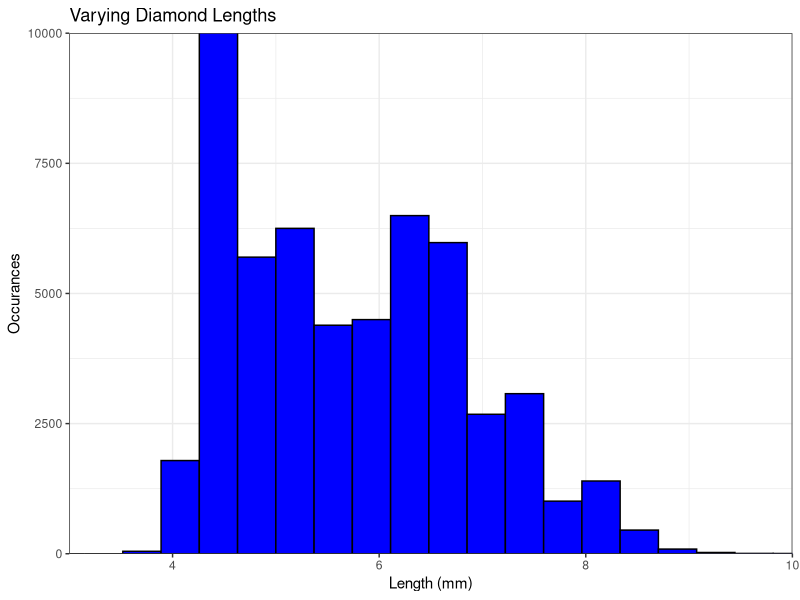
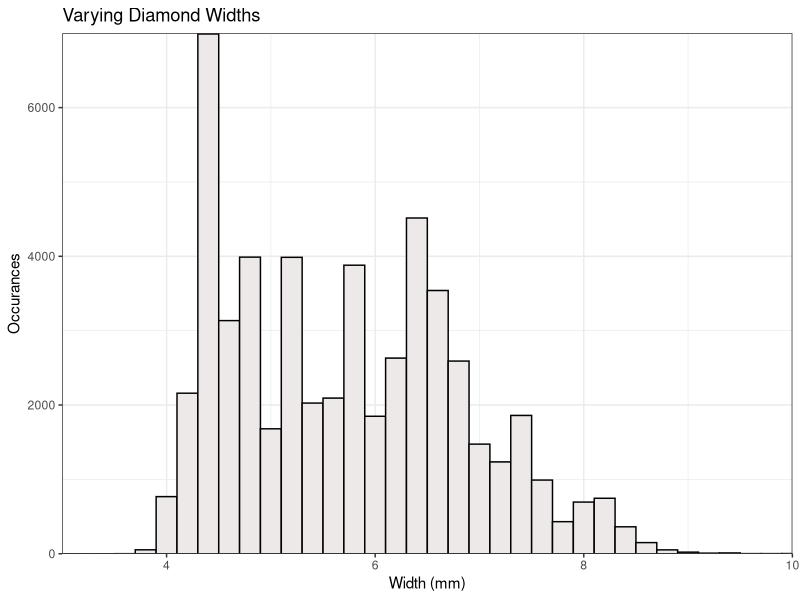
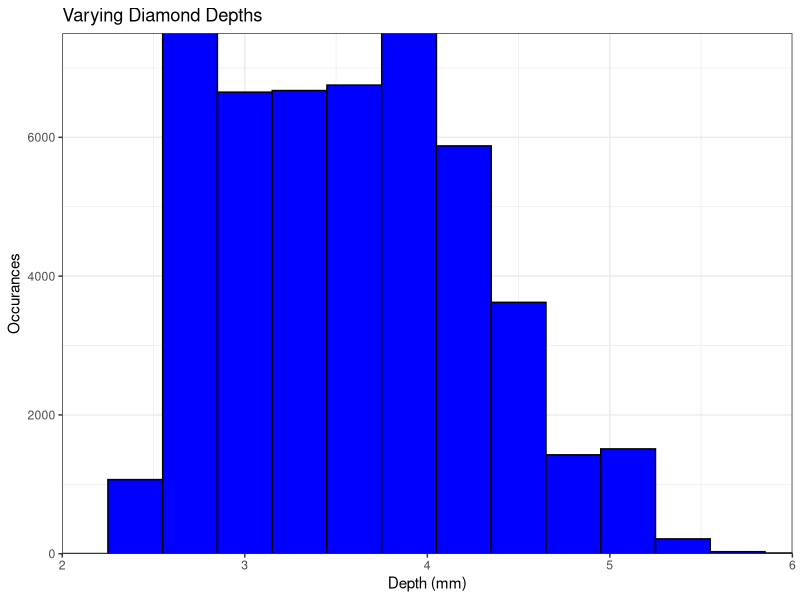
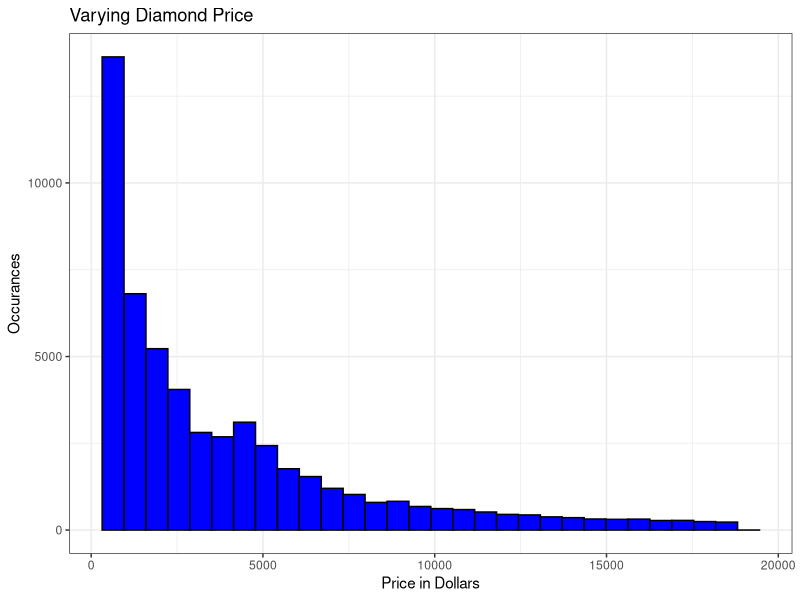
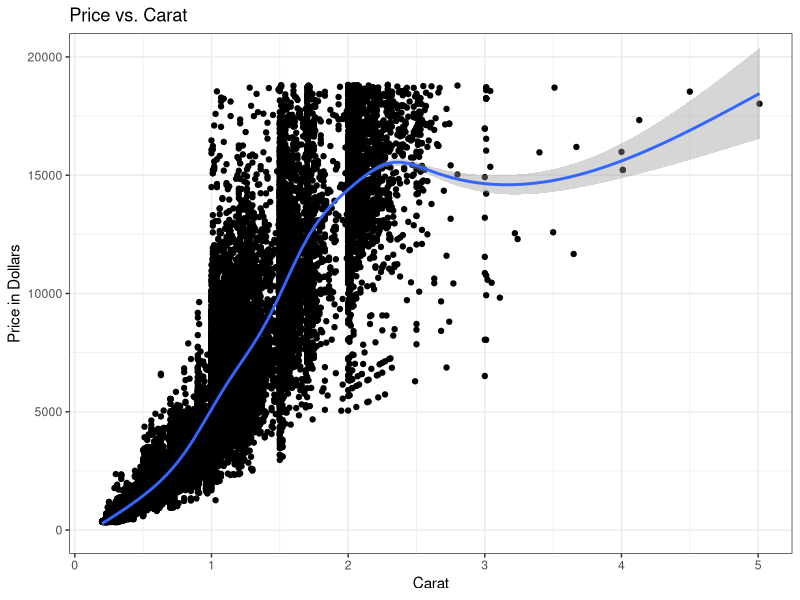
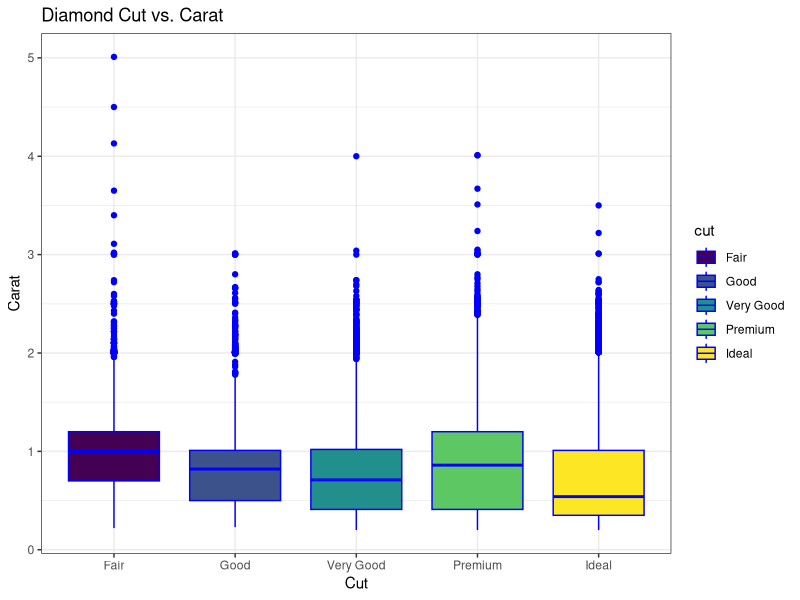
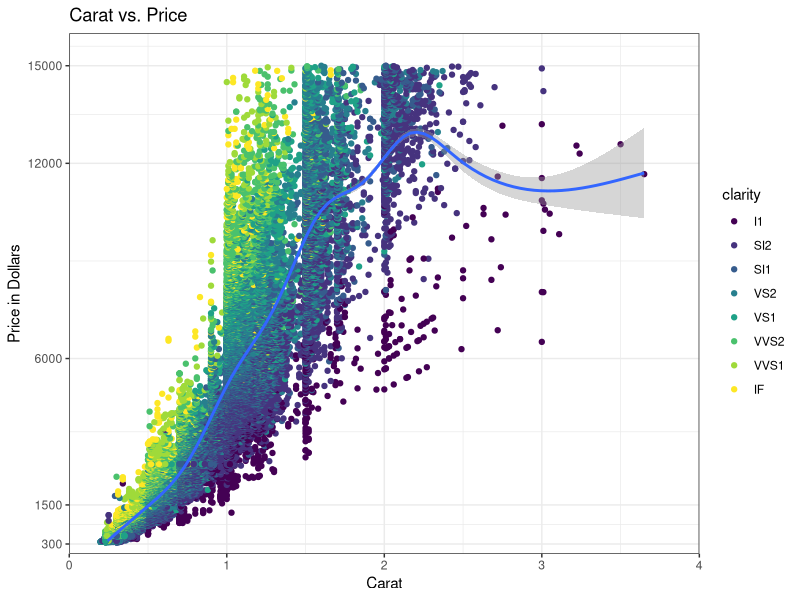
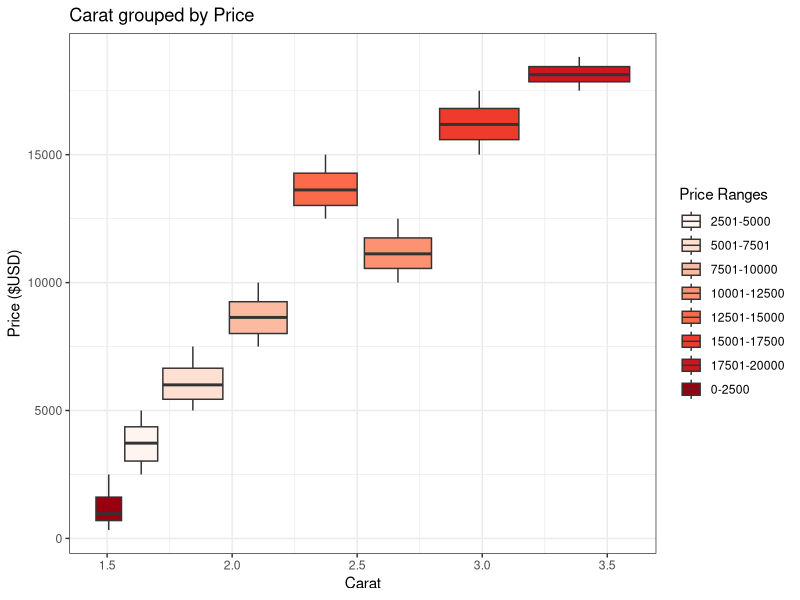

These figures' R source, in order:
## ---- chunk 1
library(tidyverse)
library(gridExtra)
## ---- chunk 2
?diamonds
head(diamonds)
str(diamonds)
## ---- chunk 3
ggplot(diamonds, aes(x)) +
  geom_histogram(color = 'black', fill = 'blue') +
  labs(x = 'Length (mm)', y = 'Occurances', title = 'Varying Diamond Lengths') +
  coord_cartesian(xlim = c(3,10),ylim = c(0, 10000), expand = FALSE) +
  theme_bw()
## ---- chunk 4
ggplot(diamonds, aes(y)) +
  geom_histogram(color = 'black', fill = 'snow2', binwidth = .20) +
  labs(x = 'Width (mm)', y = 'Occurances', title = 'Varying Diamond Widths') +
  coord_cartesian(xlim = c(3,10), ylim = c(0, 7000), expand = FALSE) +
  theme_bw()
## ---- chunk 5
ggplot(diamonds, aes(z)) +
  geom_histogram(color = 'black', fill = 'blue', binwidth = .3) +
  labs(x = 'Depth (mm)', y = 'Occurances', title = 'Varying Diamond Depths') +
  coord_cartesian(xlim = c(2,6), ylim = c(0, 7500), expand = FALSE) +
  theme_bw()
## ---- chunk 6
ggplot(diamonds, aes(price)) +
  geom_histogram(color = 'black', fill = 'blue') +
  labs(x = 'Price in Dollars', y = 'Occurances', title = 'Varying Diamond Price') +
  theme_bw()
## ---- chunk 7
ggplot(diamonds, aes(carat, price)) +
  geom_point() +
  geom_smooth() +
  labs(x = 'Carat', y = 'Price in Dollars', title = 'Price vs. Carat') +
  coord_cartesian(ylim = c(0, 20000), expand = TRUE) +
  theme_bw()
## ---- chunk 8
ggplot(diamonds, aes(cut, carat)) +
  geom_boxplot(aes(fill = cut), color = 'blue') +
  labs(x = 'Cut', y = 'Carat', title = 'Diamond Cut vs. Carat') +
  theme_bw()
## ---- chunk 9
ggplot(data = diamonds, aes(x = carat, y = price)) + 
  geom_point(aes(color = clarity), alpha = 1) +
  geom_smooth()+
  scale_y_continuous(limits = c(350, 15000),
    breaks = c(300, 1500, 6000, 12000, 15000)) +
  coord_cartesian(xlim = c(0, 4), ylim = c(0,16000), expand = FALSE) +
  labs(x = 'Carat', y = 'Price in Dollars', title = 'Carat vs. Price') +
  theme_bw()
## ---- chunk 10
diamonds %>%
  mutate(price_part =
           case_when(
             price >= 0 & price <= 2500 ~ '0-2500',
             price >= 2501 & price <= 5000 ~ '2501-5000',
             price >= 5001 & price <= 7500 ~ '5001-7501',
             price >= 7501 & price <= 10000 ~ '7501-10000',
             price >= 10001 & price <= 12500 ~ '10001-12500',
             price >= 12501 & price <= 15000 ~ '12501-15000',
             price >= 15001 & price <= 17500 ~ '15001-17500',
             price >= 17501 & price <= 20000 ~ '17501-20000',
             price >= 20001 & price <= 22500 ~ '20001-22500',
             price >= 22501 & price <= 25000 ~ '22501-25000'),
         price_part =  fct_relevel(price_part,'0-3000','2501-5000','5001-7501','7501-10000','10001-12500','12501-15000','15001-17500','17501-20000','20001-22500','22501-25000')) %>%
  ggplot(aes(carat, price, fill = price_part)) +
    geom_boxplot() +
    scale_fill_brewer(palette = 'Reds') +
    labs(x = 'Carat', y = 'Price ($USD)', title = 'Carat grouped by Price', fill = "Price Ranges") +
    theme_bw()
## ---- chunk 11
Large <- diamonds %>%
  filter(carat >= 4) %>%
  ggplot(aes(price)) +
    geom_histogram(color = 'black', fill = 'blue') +
    labs(x = 'Price in Dollars', y = 'Occurances', title = 'Large Diamond Price Distribution', subtitle = 'Carat >= 4') +
    theme_bw()
## ---- chunk 12
Small <- diamonds %>%
  filter(carat <= 1) %>%
  ggplot(aes(price)) +
    geom_histogram(color = 'black', fill = 'red') +
    labs(x = 'Price in Dollars', y = 'Occurances', title = 'Small Diamond Price Distribution', subtitle = 'Carat <= 1') +
    theme_bw()

grid.arrange(Large, Small, nrow = 2)
## ---- chunk 13
ggplot(diamonds, aes(x = carat, y = price, fill = cut)) +
    geom_col(alpha = 1) +
    coord_cartesian(xlim = c(0,4), ylim = c(0, 2500000), expand = FALSE) +
    facet_wrap(~cut, scales = 'free') +
    labs(x = 'Carat', y = 'Price in Dollars', title = 'Relationship between Carat and Price with respect to Cut Type') +
    theme_bw() 
